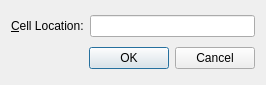
<?xml version="1.0" encoding="UTF-8"?>
<ui version="4.0">
 <class>GoToCellDialog</class>
 <widget class="QWidget" name="GoToCellDialog">
  <property name="geometry">
   <rect>
    <x>0</x>
    <y>0</y>
    <width>266</width>
    <height>85</height>
   </rect>
  </property>
  <property name="windowTitle">
   <string>Go to Cell</string>
  </property>
  <layout class="QVBoxLayout">
   <item>
    <layout class="QHBoxLayout" name="_2">
     <item>
      <widget class="QLabel" name="label">
       <property name="text">
        <string>&amp;Cell Location:</string>
       </property>
       <property name="buddy">
        <cstring>lineEdit</cstring>
       </property>
      </widget>
     </item>
     <item>
      <widget class="QLineEdit" name="lineEdit"/>
     </item>
    </layout>
   </item>
   <item>
    <widget class="QDialogButtonBox" name="buttonBox">
     <property name="orientation">
      <enum>Qt::Horizontal</enum>
     </property>
     <property name="standardButtons">
      <set>QDialogButtonBox::Cancel|QDialogButtonBox::Ok</set>
     </property>
    </widget>
   </item>
  </layout>
 </widget>
 <tabstops>
  <tabstop>lineEdit</tabstop>
 </tabstops>
 <resources/>
 <connections/>
</ui>
